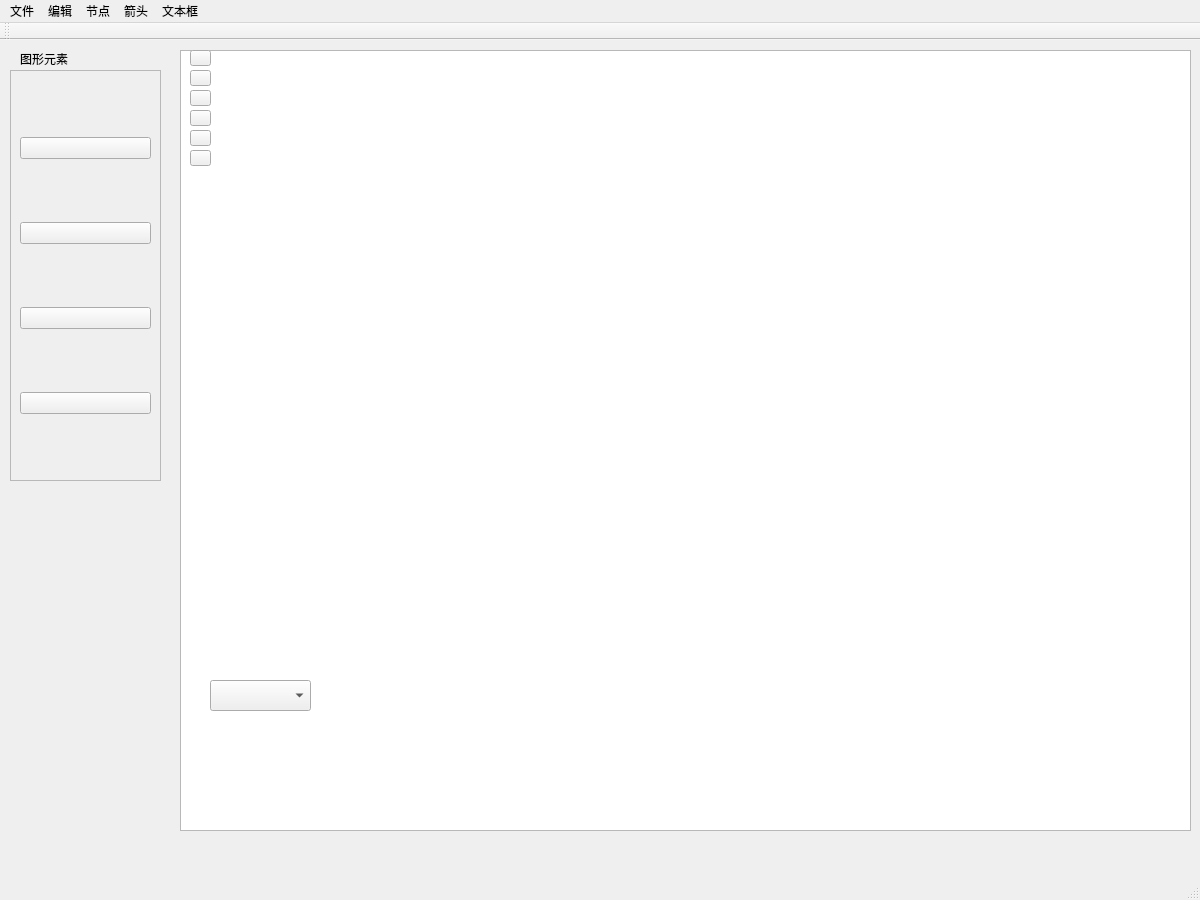
<?xml version="1.0" encoding="UTF-8"?>
<ui version="4.0">
 <class>MainWindow</class>
 <widget class="QMainWindow" name="MainWindow">
  <property name="geometry">
   <rect>
    <x>0</x>
    <y>0</y>
    <width>1200</width>
    <height>900</height>
   </rect>
  </property>
  <property name="windowTitle">
   <string>FlowChartStudio</string>
  </property>
  <widget class="QWidget" name="centralwidget">
   <widget class="FlowChartView" name="graphicsView">
    <property name="geometry">
     <rect>
      <x>180</x>
      <y>10</y>
      <width>1011</width>
      <height>781</height>
     </rect>
    </property>
   </widget>
   <widget class="QPushButton" name="backBtn">
    <property name="geometry">
     <rect>
      <x>190</x>
      <y>110</y>
      <width>21</width>
      <height>16</height>
     </rect>
    </property>
    <property name="text">
     <string/>
    </property>
    <property name="icon">
     <iconset resource="resources.qrc">
      <normaloff>:/images/back.png</normaloff>:/images/back.png</iconset>
    </property>
   </widget>
   <widget class="QPushButton" name="copyBtn">
    <property name="geometry">
     <rect>
      <x>190</x>
      <y>10</y>
      <width>21</width>
      <height>16</height>
     </rect>
    </property>
    <property name="text">
     <string/>
    </property>
    <property name="icon">
     <iconset resource="resources.qrc">
      <normaloff>:/images/copy.png</normaloff>:/images/copy.png</iconset>
    </property>
   </widget>
   <widget class="QPushButton" name="pasteBtn">
    <property name="geometry">
     <rect>
      <x>190</x>
      <y>30</y>
      <width>21</width>
      <height>16</height>
     </rect>
    </property>
    <property name="text">
     <string/>
    </property>
    <property name="icon">
     <iconset resource="resources.qrc">
      <normaloff>:/images/paste.png</normaloff>:/images/paste.png</iconset>
    </property>
   </widget>
   <widget class="QPushButton" name="boldBtn">
    <property name="geometry">
     <rect>
      <x>190</x>
      <y>50</y>
      <width>21</width>
      <height>16</height>
     </rect>
    </property>
    <property name="text">
     <string/>
    </property>
    <property name="icon">
     <iconset resource="resources.qrc">
      <normaloff>:/images/bold.png</normaloff>:/images/bold.png</iconset>
    </property>
   </widget>
   <widget class="QPushButton" name="italicBtn">
    <property name="geometry">
     <rect>
      <x>190</x>
      <y>70</y>
      <width>21</width>
      <height>16</height>
     </rect>
    </property>
    <property name="text">
     <string/>
    </property>
    <property name="icon">
     <iconset resource="resources.qrc">
      <normaloff>:/images/italic.png</normaloff>:/images/italic.png</iconset>
    </property>
   </widget>
   <widget class="QPushButton" name="underlineBtn">
    <property name="geometry">
     <rect>
      <x>190</x>
      <y>90</y>
      <width>21</width>
      <height>16</height>
     </rect>
    </property>
    <property name="text">
     <string/>
    </property>
    <property name="icon">
     <iconset resource="resources.qrc">
      <normaloff>:/images/underline.png</normaloff>:/images/underline.png</iconset>
    </property>
   </widget>
   <widget class="QScrollArea" name="scrollArea">
    <property name="geometry">
     <rect>
      <x>10</x>
      <y>30</y>
      <width>151</width>
      <height>411</height>
     </rect>
    </property>
    <property name="widgetResizable">
     <bool>true</bool>
    </property>
    <widget class="QWidget" name="scrollAreaWidgetContents">
     <property name="geometry">
      <rect>
       <x>0</x>
       <y>0</y>
       <width>149</width>
       <height>409</height>
      </rect>
     </property>
     <layout class="QVBoxLayout" name="verticalLayout">
      <item>
       <widget class="QPushButton" name="addRectangleButton">
        <property name="text">
         <string/>
        </property>
        <property name="icon">
         <iconset resource="resources.qrc">
          <normaloff>:/images/rectangle.png</normaloff>:/images/rectangle.png</iconset>
        </property>
        <property name="iconSize">
         <size>
          <width>61</width>
          <height>61</height>
         </size>
        </property>
       </widget>
      </item>
      <item>
       <widget class="QPushButton" name="addDiamondButton">
        <property name="text">
         <string/>
        </property>
        <property name="icon">
         <iconset resource="resources.qrc">
          <normaloff>:/images/diamond.png</normaloff>:/images/diamond.png</iconset>
        </property>
        <property name="iconSize">
         <size>
          <width>71</width>
          <height>71</height>
         </size>
        </property>
       </widget>
      </item>
      <item>
       <widget class="QPushButton" name="addArrowButton">
        <property name="text">
         <string/>
        </property>
        <property name="icon">
         <iconset resource="resources.qrc">
          <normaloff>:/images/arrow.png</normaloff>:/images/arrow.png</iconset>
        </property>
        <property name="iconSize">
         <size>
          <width>61</width>
          <height>61</height>
         </size>
        </property>
       </widget>
      </item>
      <item>
       <widget class="QPushButton" name="addTextButton">
        <property name="text">
         <string/>
        </property>
        <property name="icon">
         <iconset resource="resources.qrc">
          <normaloff>:/images/text.png</normaloff>:/images/text.png</iconset>
        </property>
        <property name="iconSize">
         <size>
          <width>61</width>
          <height>61</height>
         </size>
        </property>
       </widget>
      </item>
     </layout>
    </widget>
   </widget>
   <widget class="QLabel" name="label">
    <property name="geometry">
     <rect>
      <x>20</x>
      <y>9</y>
      <width>161</width>
      <height>20</height>
     </rect>
    </property>
    <property name="text">
     <string>图形元素</string>
    </property>
   </widget>
   <widget class="QComboBox" name="arrowComboBox">
    <property name="geometry">
     <rect>
      <x>210</x>
      <y>640</y>
      <width>101</width>
      <height>31</height>
     </rect>
    </property>
   </widget>
  </widget>
  <widget class="QMenuBar" name="menubar">
   <property name="geometry">
    <rect>
     <x>0</x>
     <y>0</y>
     <width>1200</width>
     <height>17</height>
    </rect>
   </property>
   <widget class="QMenu" name="fileMenu">
    <property name="title">
     <string>文件</string>
    </property>
    <addaction name="action1_15"/>
    <addaction name="action1_2"/>
    <addaction name="action1_3"/>
    <addaction name="action1_4"/>
    <addaction name="action1_5"/>
    <addaction name="action1_6"/>
   </widget>
   <widget class="QMenu" name="editMenu">
    <property name="title">
     <string>编辑</string>
    </property>
    <addaction name="undoAction"/>
    <addaction name="redoAction"/>
    <addaction name="action1_9"/>
    <addaction name="action1_10"/>
    <addaction name="action1_11"/>
    <addaction name="action1_12"/>
    <addaction name="action1_13"/>
   </widget>
   <widget class="QMenu" name="nodeMenu">
    <property name="title">
     <string>节点</string>
    </property>
    <addaction name="action_bgColor"/>
    <addaction name="action_bdColor"/>
   </widget>
   <widget class="QMenu" name="arrowMenu">
    <property name="title">
     <string>箭头</string>
    </property>
    <widget class="QMenu" name="menu">
     <property name="title">
      <string>箭头类型</string>
     </property>
     <addaction name="action_arrow1"/>
     <addaction name="action_arrow2"/>
     <addaction name="actiondain"/>
     <addaction name="actiond"/>
     <addaction name="actiond_2"/>
    </widget>
    <addaction name="action_arrowColor"/>
    <addaction name="menu"/>
   </widget>
   <widget class="QMenu" name="textMenu">
    <property name="title">
     <string>文本框</string>
    </property>
    <addaction name="action_font"/>
    <addaction name="action_fontColor"/>
   </widget>
   <addaction name="fileMenu"/>
   <addaction name="editMenu"/>
   <addaction name="nodeMenu"/>
   <addaction name="arrowMenu"/>
   <addaction name="textMenu"/>
  </widget>
  <widget class="QStatusBar" name="statusbar"/>
  <widget class="QToolBar" name="toolBar">
   <property name="windowTitle">
    <string>toolBar</string>
   </property>
   <attribute name="toolBarArea">
    <enum>TopToolBarArea</enum>
   </attribute>
   <attribute name="toolBarBreak">
    <bool>false</bool>
   </attribute>
  </widget>
  <action name="action1">
   <property name="text">
    <string>新建</string>
   </property>
  </action>
  <action name="action1_2">
   <property name="text">
    <string>打开</string>
   </property>
  </action>
  <action name="action1_3">
   <property name="text">
    <string>保存</string>
   </property>
  </action>
  <action name="action1_4">
   <property name="text">
    <string>另存为</string>
   </property>
  </action>
  <action name="action1_5">
   <property name="text">
    <string>导出</string>
   </property>
  </action>
  <action name="action1_6">
   <property name="text">
    <string>关闭</string>
   </property>
  </action>
  <action name="undoAction">
   <property name="text">
    <string>撤回</string>
   </property>
   <property name="shortcut">
    <string>Ctrl+Z</string>
   </property>
  </action>
  <action name="redoAction">
   <property name="text">
    <string>重做</string>
   </property>
   <property name="shortcut">
    <string>Ctrl+Y</string>
   </property>
  </action>
  <action name="action1_9">
   <property name="text">
    <string>剪切</string>
   </property>
  </action>
  <action name="action1_10">
   <property name="text">
    <string>复制</string>
   </property>
  </action>
  <action name="action1_11">
   <property name="text">
    <string>粘贴</string>
   </property>
  </action>
  <action name="action1_12">
   <property name="text">
    <string>移动</string>
   </property>
  </action>
  <action name="action1_13">
   <property name="text">
    <string>删除</string>
   </property>
  </action>
  <action name="action1_14">
   <property name="text">
    <string>1</string>
   </property>
  </action>
  <action name="action1_15">
   <property name="text">
    <string>新建</string>
   </property>
  </action>
  <action name="action_font">
   <property name="text">
    <string>文字样式</string>
   </property>
  </action>
  <action name="action_fontColor">
   <property name="text">
    <string>文字颜色</string>
   </property>
   <property name="iconText">
    <string>文字颜色</string>
   </property>
  </action>
  <action name="action_bgColor">
   <property name="text">
    <string>背景颜色</string>
   </property>
  </action>
  <action name="action_bdColor">
   <property name="text">
    <string>边框颜色</string>
   </property>
  </action>
  <action name="action_arrowColor">
   <property name="text">
    <string>箭头颜色</string>
   </property>
  </action>
  <action name="action_arrow1">
   <property name="text">
    <string>实线</string>
   </property>
  </action>
  <action name="action_arrow2">
   <property name="text">
    <string>虚线</string>
   </property>
  </action>
  <action name="actiondain">
   <property name="text">
    <string>点线</string>
   </property>
  </action>
  <action name="actiond">
   <property name="text">
    <string>点划线</string>
   </property>
  </action>
  <action name="actiond_2">
   <property name="text">
    <string>点点划线</string>
   </property>
  </action>
 </widget>
 <customwidgets>
  <customwidget>
   <class>FlowChartView</class>
   <extends>QGraphicsView</extends>
   <header>flowchartview.h</header>
  </customwidget>
 </customwidgets>
 <resources>
  <include location="resources.qrc"/>
 </resources>
 <connections/>
</ui>
